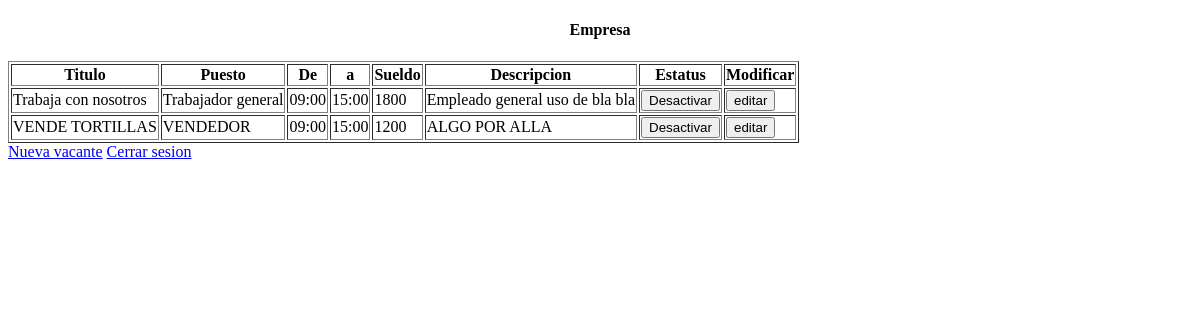
Screenshot of /empresa/vacantes/index.php (signed in) with the database file from the repository.
### tables this page shows
CREATE TABLE IF NOT EXISTS `vacantes` (
`Id_vacante` int(11) NOT NULL,
  `titulo` varchar(45) DEFAULT NULL,
  `puesto` varchar(45) DEFAULT NULL,
  `horario1` varchar(45) DEFAULT NULL,
  `horario2` varchar(45) DEFAULT NULL,
  `sueldo` int(11) DEFAULT NULL,
  `descripcion` varchar(250) DEFAULT NULL,
  `estatus` tinyint(1) DEFAULT NULL,
  `Id_empresa` int(11) NOT NULL
);

### empresa/vacantes/index.php (the view, shortened to what this page needs)
<?php
if (isset($_SESSION['username']) && isset($_SESSION['acceso']) && isset($_SESSION['Id'])){
	if ($_SESSION['acceso'] == 1){
		include("../../php/conexion_login.php");
		$Id_empresa = $_SESSION['Id'];
		$query = "SELECT * FROM vacantes WHERE Id_empresa = '$Id_empresa'";
		$busqueda = $con->prepare($query);
		$busqueda->execute() or die ("Error: Al buscar vacantes");
	?>
<!DOCTYPE html>
<html lang="es">
<head>
	<link rel="stylesheet" type="text/css" href="../../css/sweetalert.css">
</head>
<body>
	<h4 align="center">Empresa</h4>
	<table border="1">
		<thead>
			<tr>
				<th>Titulo</th>
				<th>Puesto</th>
				<th>De</th>
				<th>a</th>
				<th>Sueldo</th>
				<th>Descripcion</th>
				<th>Estatus</th>
				<th>Modificar</th>
			</tr>
		</thead>
		<tbody>
			<?php
			while($vacantes = $busqueda->fetch(PDO::FETCH_ASSOC)){
				extract($vacantes);
				echo "<tr>";
				echo	"<td>".$titulo."</td>";
				echo	"<td>".$puesto."</td>";
				echo	"<td>".$horario1."</td>";
				echo	"<td>".$horario2."</td>";
				echo	"<td>".$sueldo."</td>";
				echo	"<td>".$descripcion."</td>";
				if($estatus == 1){
					echo"<td><input type='button' id='estatus' value='Desactivar' onclick='estatus(".$Id_vacante.", 0);'></td>";
				}
				else{
					echo"<td><input type='button' id='estatus' value='Activar' onclick='estatus(".$Id_vacante.", 1);'></td>";
				}
				echo 	"<td><input type='button' id='editar_vacante' value='editar' onclick='editar(".$Id_vacante.");'></td>";
				echo "</tr>";
			}
			?>
		</tbody>
	</table>
	<a href="nueva_vacante.php">Nueva vacante</a>
	<a href="../../php/logout.php">Cerrar sesion</a>
</body>
</html>
<?php
	}
	else
		{
		echo "<script>history.back();</script>";
		}
	}
else
	{
	echo "<script>history.back();</script>";
	}
?>

### rows the page displays
vacantes: titulo "Trabaja con nosotros", puesto "Trabajador general", horario1 "09:00", horario2 "15:00", sueldo "1800", descripcion "Empleado general uso de bla bla"
vacantes: titulo "VENDE TORTILLAS", puesto "VENDEDOR", horario1 "09:00", horario2 "15:00", sueldo "1200", descripcion "ALGO POR ALLA"
